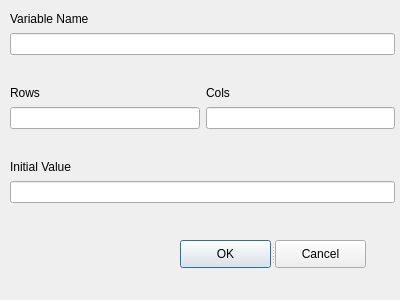
<?xml version="1.0" encoding="UTF-8"?>
<ui version="4.0">
 <class>MatrixDialog</class>
 <widget class="QDialog" name="MatrixDialog">
  <property name="geometry">
   <rect>
    <x>0</x>
    <y>0</y>
    <width>400</width>
    <height>300</height>
   </rect>
  </property>
  <property name="windowTitle">
   <string>Dialog</string>
  </property>
  <widget class="QSplitter" name="splitter">
   <property name="geometry">
    <rect>
     <x>180</x>
     <y>240</y>
     <width>186</width>
     <height>28</height>
    </rect>
   </property>
   <property name="orientation">
    <enum>Qt::Horizontal</enum>
   </property>
   <widget class="QPushButton" name="pushOK">
    <property name="text">
     <string>OK</string>
    </property>
   </widget>
   <widget class="QPushButton" name="pushCancel">
    <property name="text">
     <string>Cancel</string>
    </property>
   </widget>
  </widget>
  <widget class="QWidget" name="layoutWidget">
   <property name="geometry">
    <rect>
     <x>10</x>
     <y>10</y>
     <width>385</width>
     <height>193</height>
    </rect>
   </property>
   <layout class="QGridLayout" name="gridLayout">
    <item row="3" column="0">
     <widget class="QLabel" name="label_2">
      <property name="text">
       <string>Rows</string>
      </property>
     </widget>
    </item>
    <item row="0" column="0" colspan="2">
     <widget class="QLabel" name="label">
      <property name="text">
       <string>Variable Name</string>
      </property>
     </widget>
    </item>
    <item row="2" column="0" colspan="2">
     <widget class="QLabel" name="label_6">
      <property name="text">
       <string/>
      </property>
     </widget>
    </item>
    <item row="1" column="0" colspan="2">
     <widget class="QLineEdit" name="EditName"/>
    </item>
    <item row="5" column="0" colspan="2">
     <widget class="QLabel" name="label_5">
      <property name="text">
       <string/>
      </property>
     </widget>
    </item>
    <item row="4" column="1">
     <widget class="QLineEdit" name="EditCols"/>
    </item>
    <item row="3" column="1">
     <widget class="QLabel" name="label_3">
      <property name="text">
       <string>Cols</string>
      </property>
     </widget>
    </item>
    <item row="4" column="0">
     <widget class="QLineEdit" name="EditRows"/>
    </item>
    <item row="6" column="0" colspan="2">
     <widget class="QLabel" name="label_4">
      <property name="text">
       <string>Initial Value</string>
      </property>
     </widget>
    </item>
    <item row="7" column="0" colspan="2">
     <widget class="QLineEdit" name="EditValue"/>
    </item>
   </layout>
  </widget>
 </widget>
 <resources/>
 <connections>
  <connection>
   <sender>pushCancel</sender>
   <signal>clicked()</signal>
   <receiver>MatrixDialog</receiver>
   <slot>close()</slot>
   <hints>
    <hint type="sourcelabel">
     <x>323</x>
     <y>255</y>
    </hint>
    <hint type="destinationlabel">
     <x>314</x>
     <y>287</y>
    </hint>
   </hints>
  </connection>
 </connections>
</ui>
